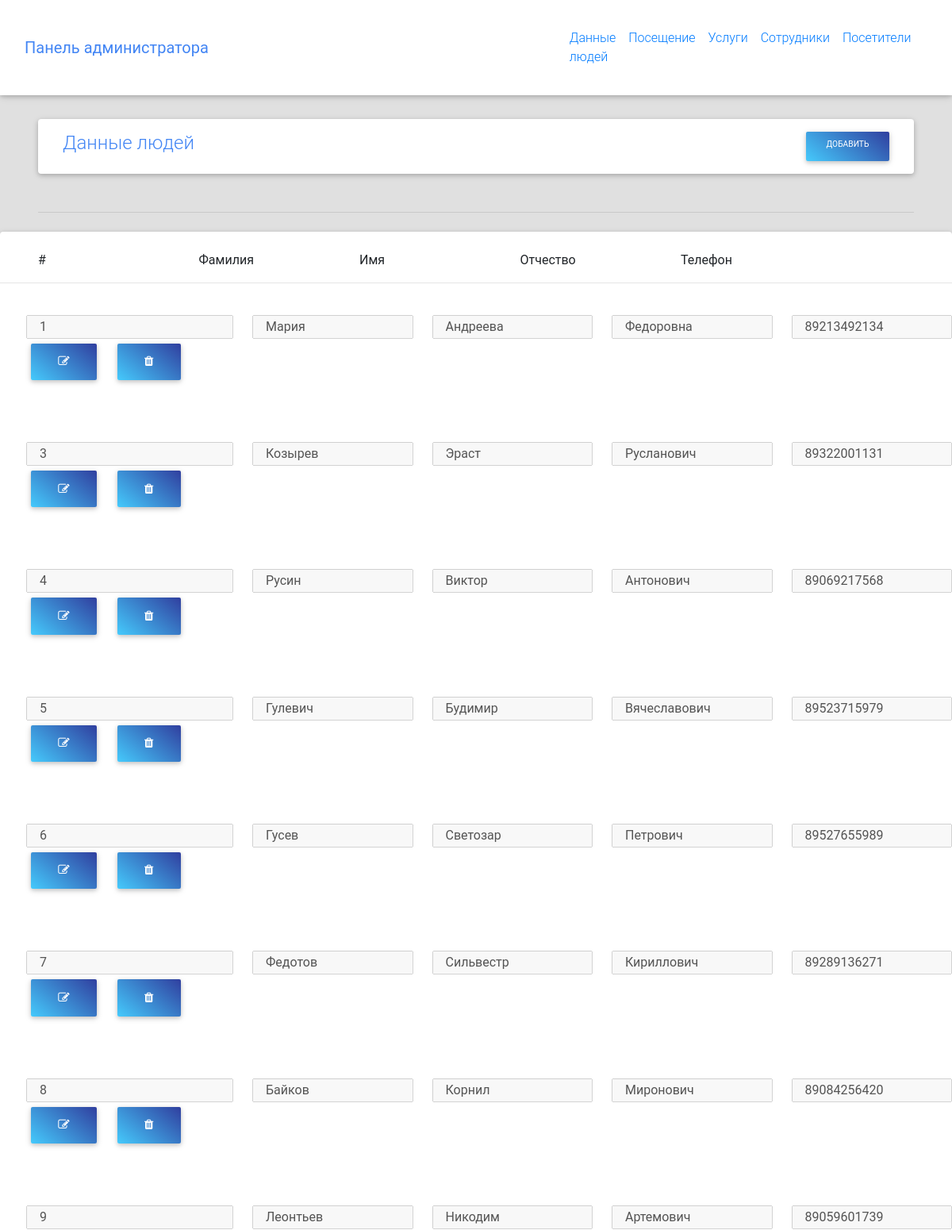
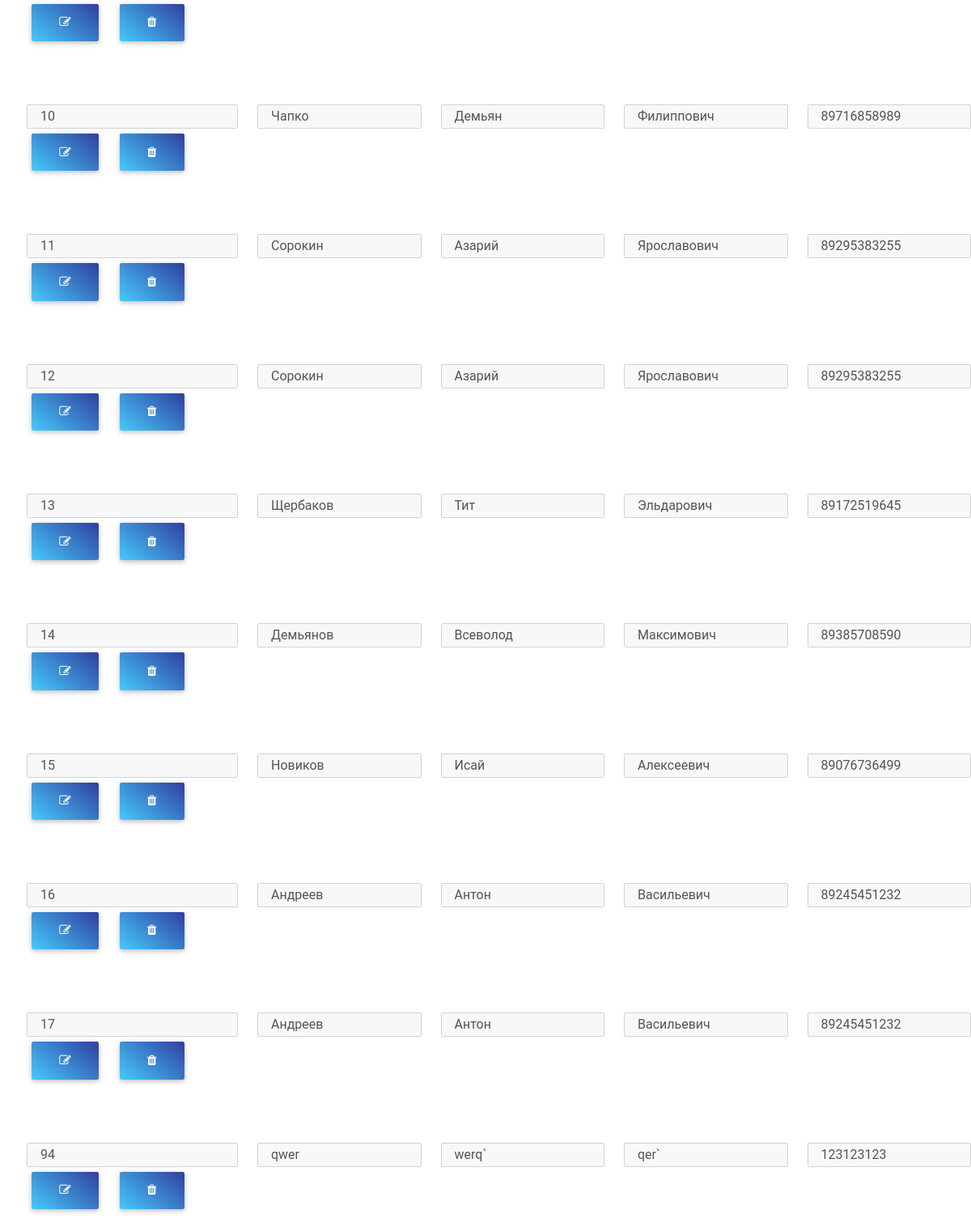
The page /data_person.php on the database its author committed (2 pictures, top to bottom).
### tables this page shows
CREATE TABLE `data_person` (
  `id_data_person` int(11) NOT NULL,
  `phone` bigint(11) NOT NULL,
  `Fname` text NOT NULL,
  `Lname` text NOT NULL,
  `Sname` text NOT NULL
);

### php/dbClass.php (called while the page is built, shortened)
<?php
class DBConnection
{
	protected $conn;
	protected $defaults = [
		'host' => 'localhost',
		'user' => 'root',
		'pass' => '',
		'db' => 'barbershop',
		'charset' => 'utf8',
	];
	public function __construct()
	{
		$opt = [];
		$opt = array_merge($this->defaults, $opt);
		$this->conn = new mysqli($opt['host'], $opt['user'], $opt['pass'], $opt['db']);
		$this->conn->set_charset($opt['charset']);
	}
	public function makeUnpreparedQuery($myQuery)
	{
		$q=$this->conn->query($myQuery);
		if($q) return $q;
		else return null;
	}
	public function fetch($result)
	{
 		return  $result->fetch_all($mode  = self::FETCH_MODE);
	}
}

### data_person.php (the view, shortened to what this page needs)
<?php
	include "index.php";
?>
	<div id="data_person" class="card mr-5 ml-5 mb-5" style="margin-top: 150px">
		<div class=" max-lg-5">
			<div class="container-fluid pt-3">
				<div class="d-flex justify-content-end border=buttom border-primary pb-3">
					<h4 class="mr-auto text-primary pl-3">Данные людей</h4>
					<buttom class=" btn blue-gradient btn-sm my-0 p w-0 mr-3 btn_creat">Добавить</buttom>
				</div>
			</div>
		</div>
	</div>
	<hr class="hr ml-5 mr-5 mb-4 blue-gradient ">
	<div id="person" class="card mr-0">
		<div class="row  mr-0 pt-4">
			<div class="item ml-5 col-md-2">#</div>
			<div class="item col-md-2">Фамилия</div>
			<div class="item col-md-2">Имя</div>
			<div class="item col-md-2">Отчество</div>
			<div class="item col-md-2">Телефон</div>
		</div>
		<hr>
				<?php
                  $query = "SELECT * FROM data_person";
                  $queryResult = $connect->makeUnpreparedQuery($query);
                  $data = $connect->fetch($queryResult);
                  for($i = 0, $count = sizeof($data); $i < $count; $i++)
                  {
                  	echo "
                  	<div class='row person input pt-4 pb-5 mr-0'>
						<input class='item col-md ml-5 id_id'  data-type='s' name='id'  type='text' placeholder='#' value='{$data[$i]['id_data_person']}'>
						<input class='item col-md-2 ml-4 '  data-type='s' name='Lname' type='text' placeholder='Фамилия' value='{$data[$i]['Lname']}'>
						<input class='item col-md-2 ml-4 '  data-type='s' name='Fname' type='text' placeholder='Имя' value='{$data[$i]['Fname']}'>
						<input class='item col-md-2 ml-4 '  data-type='s' name='Sname' type='text' placeholder='Отчество' value='{$data[$i]['Sname']}'>
						<input class='item col-md-2 ml-4 '  data-type='s' name='phone' type='text' placeholder='Телефон' value='{$data[$i]['phone']}' >
						<div class='row ml-5 int'>
							<div class='show'>
								<button class='btn_change_edit border-primary blue-gradient btn ty'>
									<i class='fa fa-edit'></i>
								</button>
								<button class='btn_delate ml-3 border-primary blue-gradient btn ty'>
									<i class='fa fa-trash'></i>
								</button>
							</div>
							<div class='hide'>
								<button class='btn_change_check border-primary blue-gradient btn ty'>
									<i class='fa fa-check'></i>
								</button>
								<button class='btn_delate_close ml-3 border-primary blue-gradient btn ty'>
									<i class='fa fa-close'></i>
								</button>
							</div>
						</div>
					</div>
                  	";
                  }
                 ?>
	</div>
<?php
	include "footer.php";
?>

### css/style.css (style rules this page uses)
body { color:#000; }

### rows shown on the page
data_person: id "1", Lname "Мария", Fname "Андреева", Sname "Федоровна", phone "89213492134"
data_person: id "3", Lname "Козырев", Fname "Эраст", Sname "Русланович", phone "89322001131"
data_person: id "4", Lname "Русин", Fname "Виктор", Sname "Антонович", phone "89069217568"
data_person: id "5", Lname "Гулевич", Fname "Будимир", Sname "Вячеславович", phone "89523715979"
data_person: id "6", Lname "Гусев", Fname "Светозар", Sname "Петрович", phone "89527655989"
data_person: id "7", Lname "Федотов", Fname "Сильвестр", Sname "Кириллович", phone "89289136271"
data_person: id "8", Lname "Байков", Fname "Корнил", Sname "Миронович", phone "89084256420"
data_person: id "9", Lname "Леонтьев", Fname "Никодим", Sname "Артемович", phone "89059601739"
data_person: id "10", Lname "Чапко", Fname "Демьян", Sname "Филиппович", phone "89716858989"
data_person: id "11", Lname "Сорокин", Fname "Азарий", Sname "Ярославович", phone "89295383255"
data_person: id "12", Lname "Сорокин", Fname "Азарий", Sname "Ярославович", phone "89295383255"
data_person: id "13", Lname "Щербаков", Fname "Тит", Sname "Эльдарович", phone "89172519645"
data_person: id "14", Lname "Демьянов", Fname "Всеволод", Sname "Максимович", phone "89385708590"
data_person: id "15", Lname "Новиков", Fname "Исай", Sname "Алексеевич", phone "89076736499"
data_person: id "16", Lname "Андреев", Fname "Антон", Sname "Васильевич", phone "89245451232"
data_person: id "17", Lname "Андреев", Fname "Антон", Sname "Васильевич", phone "89245451232"
data_person: id "94", Lname "qwer", Fname "werq`", Sname "qer`", phone "123123123"
